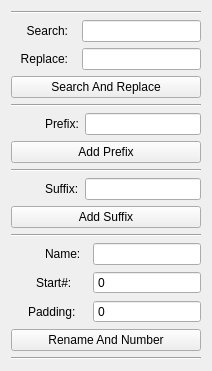
      <widget class="QWidget" name="rename_tab">
       <attribute name="title">
        <string>改名工具</string>
       </attribute>
       <layout class="QGridLayout" name="gridLayout_14">
        <item row="0" column="0">
         <widget class="Line" name="searchreplace_line_4">
          <property name="orientation">
           <enum>Qt::Horizontal</enum>
          </property>
         </widget>
        </item>
        <item row="1" column="0">
         <layout class="QGridLayout" name="gridLayout_4">
          <item row="0" column="1">
           <widget class="QLabel" name="search_Label">
            <property name="text">
             <string>Search:</string>
            </property>
            <property name="textFormat">
             <enum>Qt::AutoText</enum>
            </property>
            <property name="scaledContents">
             <bool>false</bool>
            </property>
            <property name="alignment">
             <set>Qt::AlignRight|Qt::AlignTrailing|Qt::AlignVCenter</set>
            </property>
            <property name="wordWrap">
             <bool>false</bool>
            </property>
            <property name="margin">
             <number>1</number>
            </property>
            <property name="indent">
             <number>2</number>
            </property>
            <property name="openExternalLinks">
             <bool>false</bool>
            </property>
            <property name="textInteractionFlags">
             <set>Qt::NoTextInteraction</set>
            </property>
           </widget>
          </item>
          <item row="1" column="1">
           <widget class="QLabel" name="replace_Label">
            <property name="text">
             <string>Replace:</string>
            </property>
            <property name="textFormat">
             <enum>Qt::AutoText</enum>
            </property>
            <property name="scaledContents">
             <bool>false</bool>
            </property>
            <property name="alignment">
             <set>Qt::AlignRight|Qt::AlignTrailing|Qt::AlignVCenter</set>
            </property>
            <property name="wordWrap">
             <bool>false</bool>
            </property>
            <property name="margin">
             <number>1</number>
            </property>
            <property name="indent">
             <number>2</number>
            </property>
            <property name="openExternalLinks">
             <bool>false</bool>
            </property>
            <property name="textInteractionFlags">
             <set>Qt::NoTextInteraction</set>
            </property>
           </widget>
          </item>
          <item row="1" column="3">
           <widget class="QLineEdit" name="replace_lineEdit"/>
          </item>
          <item row="0" column="3">
           <widget class="QLineEdit" name="search_lineEdit">
            <property name="frame">
             <bool>true</bool>
            </property>
            <property name="echoMode">
             <enum>QLineEdit::Normal</enum>
            </property>
            <property name="cursorMoveStyle">
             <enum>Qt::LogicalMoveStyle</enum>
            </property>
            <property name="clearButtonEnabled">
             <bool>false</bool>
            </property>
           </widget>
          </item>
          <item row="2" column="0" colspan="4">
           <widget class="QPushButton" name="rename_pushButton">
            <property name="text">
             <string>Search And Replace</string>
            </property>
           </widget>
          </item>
          <item row="0" column="0" rowspan="2">
           <widget class="Line" name="searchreplace_line_2">
            <property name="enabled">
             <bool>true</bool>
            </property>
            <property name="frameShadow">
             <enum>QFrame::Raised</enum>
            </property>
            <property name="lineWidth">
             <number>0</number>
            </property>
            <property name="orientation">
             <enum>Qt::Vertical</enum>
            </property>
           </widget>
          </item>
         </layout>
        </item>
        <item row="2" column="0">
         <widget class="Line" name="searchreplace_line">
          <property name="orientation">
           <enum>Qt::Horizontal</enum>
          </property>
         </widget>
        </item>
        <item row="3" column="0">
         <layout class="QGridLayout" name="gridLayout_5">
          <item row="0" column="1">
           <widget class="QLabel" name="prefix_label">
            <property name="toolTipDuration">
             <number>-1</number>
            </property>
            <property name="text">
             <string>Prefix:</string>
            </property>
            <property name="indent">
             <number>25</number>
            </property>
           </widget>
          </item>
          <item row="0" column="2">
           <widget class="QLineEdit" name="prefix_lineEdit"/>
          </item>
          <item row="0" column="0">
           <widget class="Line" name="prefix_line">
            <property name="enabled">
             <bool>true</bool>
            </property>
            <property name="frameShadow">
             <enum>QFrame::Raised</enum>
            </property>
            <property name="lineWidth">
             <number>0</number>
            </property>
            <property name="orientation">
             <enum>Qt::Vertical</enum>
            </property>
           </widget>
          </item>
          <item row="1" column="0" colspan="3">
           <widget class="QPushButton" name="addPrefix_pushButton">
            <property name="text">
             <string>Add Prefix</string>
            </property>
           </widget>
          </item>
         </layout>
        </item>
        <item row="4" column="0">
         <widget class="Line" name="searchreplace_line_5">
          <property name="orientation">
           <enum>Qt::Horizontal</enum>
          </property>
         </widget>
        </item>
        <item row="5" column="0">
         <layout class="QGridLayout" name="gridLayout_6">
          <item row="0" column="0">
           <widget class="Line" name="suffix_line">
            <property name="enabled">
             <bool>true</bool>
            </property>
            <property name="frameShadow">
             <enum>QFrame::Raised</enum>
            </property>
            <property name="lineWidth">
             <number>0</number>
            </property>
            <property name="orientation">
             <enum>Qt::Vertical</enum>
            </property>
           </widget>
          </item>
          <item row="0" column="1">
           <widget class="QLabel" name="suffix_Label">
            <property name="toolTipDuration">
             <number>-1</number>
            </property>
            <property name="text">
             <string>Suffix:</string>
            </property>
            <property name="indent">
             <number>25</number>
            </property>
           </widget>
          </item>
          <item row="0" column="2">
           <widget class="QLineEdit" name="suffix_lineEdit"/>
          </item>
          <item row="1" column="0" colspan="3">
           <widget class="QPushButton" name="addSuffix_pushButton">
            <property name="text">
             <string>Add Suffix</string>
            </property>
           </widget>
          </item>
         </layout>
        </item>
        <item row="6" column="0">
         <widget class="Line" name="searchreplace_line_7">
          <property name="orientation">
           <enum>Qt::Horizontal</enum>
          </property>
         </widget>
        </item>
        <item row="7" column="0">
         <layout class="QGridLayout" name="gridLayout_13">
          <item row="0" column="1">
           <widget class="QLabel" name="rename_label">
            <property name="toolTipDuration">
             <number>-1</number>
            </property>
            <property name="text">
             <string>Name:</string>
            </property>
            <property name="indent">
             <number>25</number>
            </property>
           </widget>
          </item>
          <item row="0" column="3">
           <widget class="QLineEdit" name="rename_lineEdit"/>
          </item>
          <item row="3" column="0" colspan="4">
           <widget class="QPushButton" name="renameStart_pushButton">
            <property name="text">
             <string>Rename And Number</string>
            </property>
           </widget>
          </item>
          <item row="1" column="1">
           <widget class="QLabel" name="startNum_label">
            <property name="toolTipDuration">
             <number>-1</number>
            </property>
            <property name="text">
             <string>Start#:</string>
            </property>
            <property name="indent">
             <number>16</number>
            </property>
           </widget>
          </item>
          <item row="2" column="1">
           <widget class="QLabel" name="paddingNum_label">
            <property name="toolTipDuration">
             <number>-1</number>
            </property>
            <property name="text">
             <string>Padding:</string>
            </property>
            <property name="indent">
             <number>8</number>
            </property>
           </widget>
          </item>
          <item row="0" column="0" rowspan="3">
           <widget class="Line" name="rename_line">
            <property name="enabled">
             <bool>true</bool>
            </property>
            <property name="frameShadow">
             <enum>QFrame::Raised</enum>
            </property>
            <property name="lineWidth">
             <number>0</number>
            </property>
            <property name="orientation">
             <enum>Qt::Vertical</enum>
            </property>
           </widget>
          </item>
          <item row="2" column="3">
           <widget class="QSpinBox" name="paddingNum_spinBox">
            <property name="buttonSymbols">
             <enum>QAbstractSpinBox::NoButtons</enum>
            </property>
           </widget>
          </item>
          <item row="1" column="3">
           <widget class="QSpinBox" name="startNum_spinBox">
            <property name="buttonSymbols">
             <enum>QAbstractSpinBox::NoButtons</enum>
            </property>
           </widget>
          </item>
         </layout>
        </item>
        <item row="8" column="0">
         <widget class="Line" name="searchreplace_line_9">
          <property name="orientation">
           <enum>Qt::Horizontal</enum>
          </property>
         </widget>
        </item>
       </layout>
      </widget>
